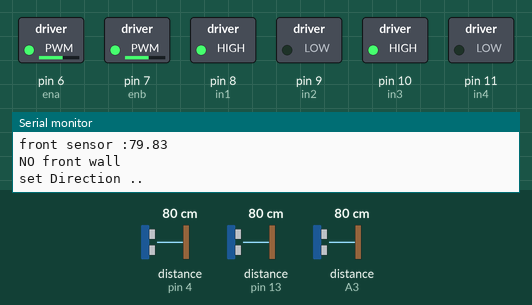
Simulated run of this sketch. Board: Arduino Mega 2560, built with avr-gcc and run on an emulated ATmega2560. Shown: switched loads named in the sketch (green lamp = pin HIGH), the last lines printed to the serial monitor. Wiring (inferred from the names in the program): 3 × ultrasonic range finder: trigger pin 5, echo pin 4 / trigger pin 12, echo pin 13 / trigger A2, echo A3. Dashed ring = blinking. Inputs (shaded band) come from the test bench; at power-on: distance to the obstacle (sensors on pin 13, pin 4, A3) 80 cm. The echo pulse lasts 58.3 µs per cm; pins used as bus, display or sensor lines are not drawn.

Above: at 4.8 s.
4.9 s: distance to the obstacle (sensor on pin 13) set to 23 cm
8.4 s: distance to the obstacle (sensor on pin 13) set to 18 cm
At 11.7 s:
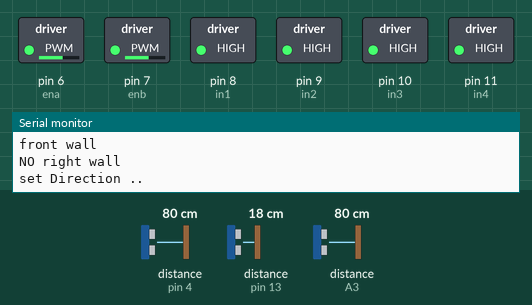
13.6 s: distance to the obstacle (sensor on pin 4) set to 2 cm
20.0 s: distance to the obstacle (sensor on A3) set to 10 cm
23.5 s: distance to the obstacle (sensor on A3) set to 7 cm
At 24.7 s:
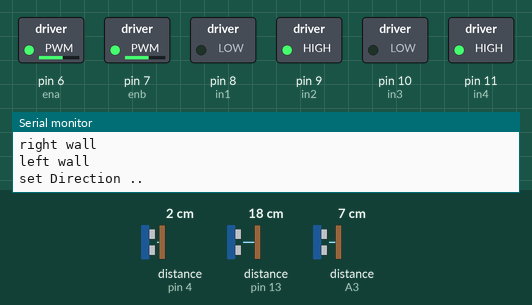
27.0 s: distance to the obstacle (sensor on A3) set to 9 cm
At 29.5 s:
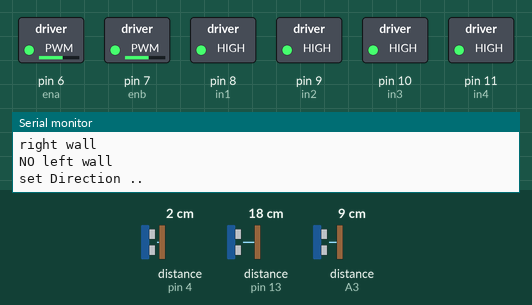
Timing chart, 0 to 32.9 s (numbered marks = the images above; inputs shaded):
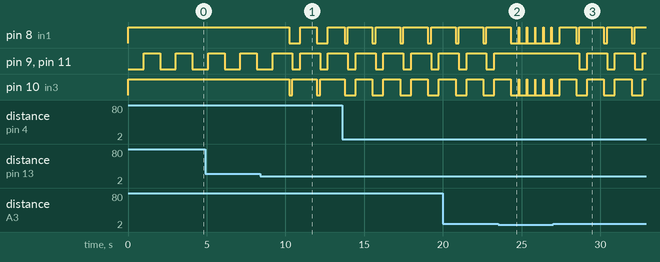

Measured:
- the behaviour switches between 21 and 20 cm on distance to the obstacle (sensor on pin 13) (found by bisection; images 0 and 1)
- the behaviour switches between 9 and 8 cm on distance to the obstacle (sensor on A3) (found by bisection; images 1 and 2)
- after the input at 8.4 s, pin 8 (in1): alternates HIGH for 1.1 s and LOW for 0.70 s, starting after 1.8 s; pin 10 (in3): alternates HIGH for 1.6 s and LOW for 0.20 s, starting after 1.8 s
- after the input at 23.5 s, pin 8 (in1), pin 10 (in3): alternates HIGH for 0.02 s and LOW for 0.50 s, starting after 1.3 s; pin 9 (in2), pin 11 (in4): stops changing and stays HIGH
- after the input at 27.0 s, pin 9 (in2), pin 11 (in4): alternates HIGH for 1.3 s and LOW for 0.50 s, starting after 1.7 s; pin 10 (in3): alternates HIGH for 1.1 s and LOW for 0.70 s, starting after 1.5 s
- by itself, pin 9 (in2), pin 11 (in4): alternates HIGH for 1.3 s and LOW for 0.50 s

The sketch:

best.ino
```cpp
int trigPinL =A2;
int echoPinL = A3;
int trigPinF = 12;
int echoPinF = 13;
int trigPinR = 5;
int echoPinR = 4;
int dir;
#define STOP 0
#define FORWARD 1
#define BACKWARD 2
#define LEFT 3
#define RIGHT 4
#define MAX_DISTANCE 100
boolean frontwall ;
boolean leftwall ;
boolean rightwall ;
int wall_threshold = 8;
int front_threshold = 20 ;
const byte MOTOR1 = 2;  // Motor 1 Interrupt Pin - INT 0
const byte MOTOR2 = 3;  // Motor 2 Interrupt Pin - INT 1

int in1 = 8;
int in2 = 9;
int in3 = 10;
int in4 = 11;
int ena = 6;
int enb = 7;
int flag=1;
float leftSensor, rightSensor, frontSensor;
void setup() {
 Serial.begin(9600);
  pinMode(trigPinF, OUTPUT);
  pinMode(echoPinF, INPUT);
  pinMode(trigPinL, OUTPUT);
  pinMode(echoPinL, INPUT);
  pinMode(trigPinR, OUTPUT);
  pinMode(echoPinR, INPUT);
  pinMode(ena, OUTPUT);
  pinMode(enb, OUTPUT);
  pinMode(in1, OUTPUT);
  pinMode(in2, OUTPUT);
  pinMode(in3, OUTPUT);
  pinMode(in4, OUTPUT);
  analogWrite(ena, 150);
  analogWrite(enb, 150);

}


void loop() {
setDirection(FORWARD);
while(true){
delay(1000);
ReadSensors();
walls();

if (frontwall == true ) {
    Serial.println("front wall");
    if (rightwall == true ){
      Serial.println("right wall");
      if (leftwall == true ){
          Serial.println("left wall");
          while(rightwall == true && leftwall == true && frontwall == true  ){
            setDirection(BACKWARD);
            ReadSensors();
            walls();
          }

      }else{
        Serial.println("NO left wall");
        setDirection(LEFT);
      }
    }else{
      Serial.println("NO right wall");
      setDirection(RIGHT);
    }
}else{
    Serial.println("NO front wall");
    setDirection(FORWARD);

}}
}


void ReadSensors() {

long duration;
  digitalWrite(trigPinL, LOW);  // Added this line
  delayMicroseconds(2); // Added this line
  digitalWrite(trigPinL, HIGH);
  delayMicroseconds(10); // Added this line
  digitalWrite(trigPinL, LOW);
  duration = pulseIn(echoPinL, HIGH);
  leftSensor = (duration/2) / 29.1;
  digitalWrite(trigPinF, LOW);  // Added this line
  delayMicroseconds(2); // Added this line
  digitalWrite(trigPinF, HIGH);
  delayMicroseconds(10); // Added this line
  digitalWrite(trigPinF, LOW);
  duration = pulseIn(echoPinF, HIGH);
  frontSensor = (duration/2) / 29.1;
  digitalWrite(trigPinR, LOW);  // Added this line
  delayMicroseconds(2); // Added this line
  digitalWrite(trigPinR, HIGH);
  delayMicroseconds(10); // Added this line
  digitalWrite(trigPinR, LOW);
  duration = pulseIn(echoPinR, HIGH);
  rightSensor = (duration/2) / 29.1;
}


void walls() {


  if (  leftSensor < wall_threshold || leftSensor >= 1000 ) {
    Serial.print("left sensor :");
    Serial.println(leftSensor);
    leftwall = true ;
  }
  else {
    Serial.print("left sensor :");
    Serial.println(leftSensor);
    leftwall = false ;
  }
  if (  rightSensor < wall_threshold || rightSensor >= 1000) {
    Serial.print("right sensor :");
    Serial.println(rightSensor);
    rightwall = true ;
  }
  else {
    Serial.print("right sensor :");
    Serial.println(rightSensor);
    rightwall = false ;
  } if (  frontSensor < front_threshold || frontSensor >= 1000 ) {
    Serial.print("front sensor :");
    Serial.println(frontSensor);
    frontwall = true ;
  }
  else {
    Serial.print("front sensor :");
    Serial.println(frontSensor);
    frontwall = false ;
  }
}


void setDirection(int dir) {
   Serial.print("set Direction .. \n\n");
  if ( dir == FORWARD ) {
   //  Serial.print("GO FORWARD .. \n");
  digitalWrite(in1, HIGH);
  digitalWrite(in2, LOW);
  digitalWrite(in3, HIGH);
  digitalWrite(in4, LOW);
  delay(1000);
  digitalWrite(in1, HIGH);   // Left wheel forward
  digitalWrite(in2, HIGH );
  digitalWrite(in3, HIGH );  // Right wheel forward
  digitalWrite(in4, HIGH);


  }
  else if ( dir == LEFT ) {
    //Serial.print("GO LEFT .. \n");
  digitalWrite(in1, LOW);
  digitalWrite(in2, HIGH);
  digitalWrite(in3, LOW);
  digitalWrite(in4, HIGH);
  delay(200);
  digitalWrite(in1, HIGH);
  digitalWrite(in2, LOW);
  digitalWrite(in3, LOW);
  digitalWrite(in4, LOW);
  delay(500);
  digitalWrite(in1, HIGH);   // Left wheel forward
  digitalWrite(in2, HIGH );
  digitalWrite(in3, HIGH );  // Right wheel forward
  digitalWrite(in4, HIGH);

  }
  else if ( dir == RIGHT ) {
   digitalWrite(in1, LOW);
  digitalWrite(in2, HIGH);
  digitalWrite(in3, LOW);
  digitalWrite(in4, HIGH);
  delay(200);
    //Serial.print("GO RIGHT .. \n");
  digitalWrite(in1, LOW);
  digitalWrite(in2, LOW);
  digitalWrite(in3, HIGH);
  digitalWrite(in4, LOW);
  delay(500);
  digitalWrite(in1, HIGH);   // Left wheel forward
  digitalWrite(in2, HIGH );
  digitalWrite(in3, HIGH );  // Right wheel forward
  digitalWrite(in4, HIGH);
  }
  else if ( dir == STOP ) {
    //Serial.print("STOP!!!!!!! .. \n");
    digitalWrite(in1, HIGH);   // Left wheel forward
    digitalWrite(in2, HIGH );
    digitalWrite(in3, HIGH );  // Right wheel forward
    digitalWrite(in4, HIGH);
  }
  else if ( dir == BACKWARD ) {
  //  Serial.print("GO BACKWARD .. \n");
  digitalWrite(in1, LOW);
  digitalWrite(in2, HIGH);
  digitalWrite(in3, LOW);
  digitalWrite(in4, HIGH);


   delay(500);
  digitalWrite(in1, HIGH);   // Left wheel forward
  digitalWrite(in2, HIGH );
  digitalWrite(in3, HIGH );  // Right wheel forward
  digitalWrite(in4, HIGH);
  }
}
```
